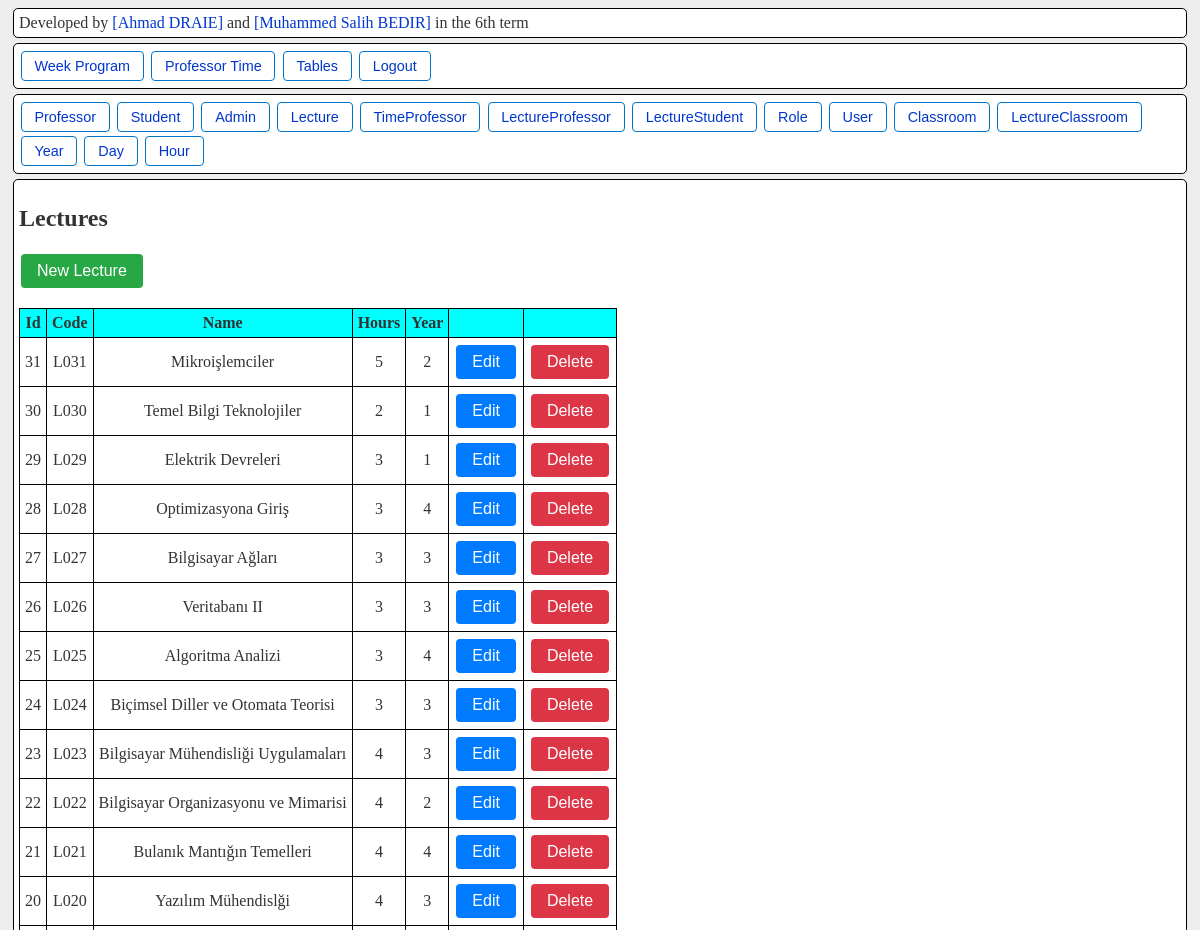
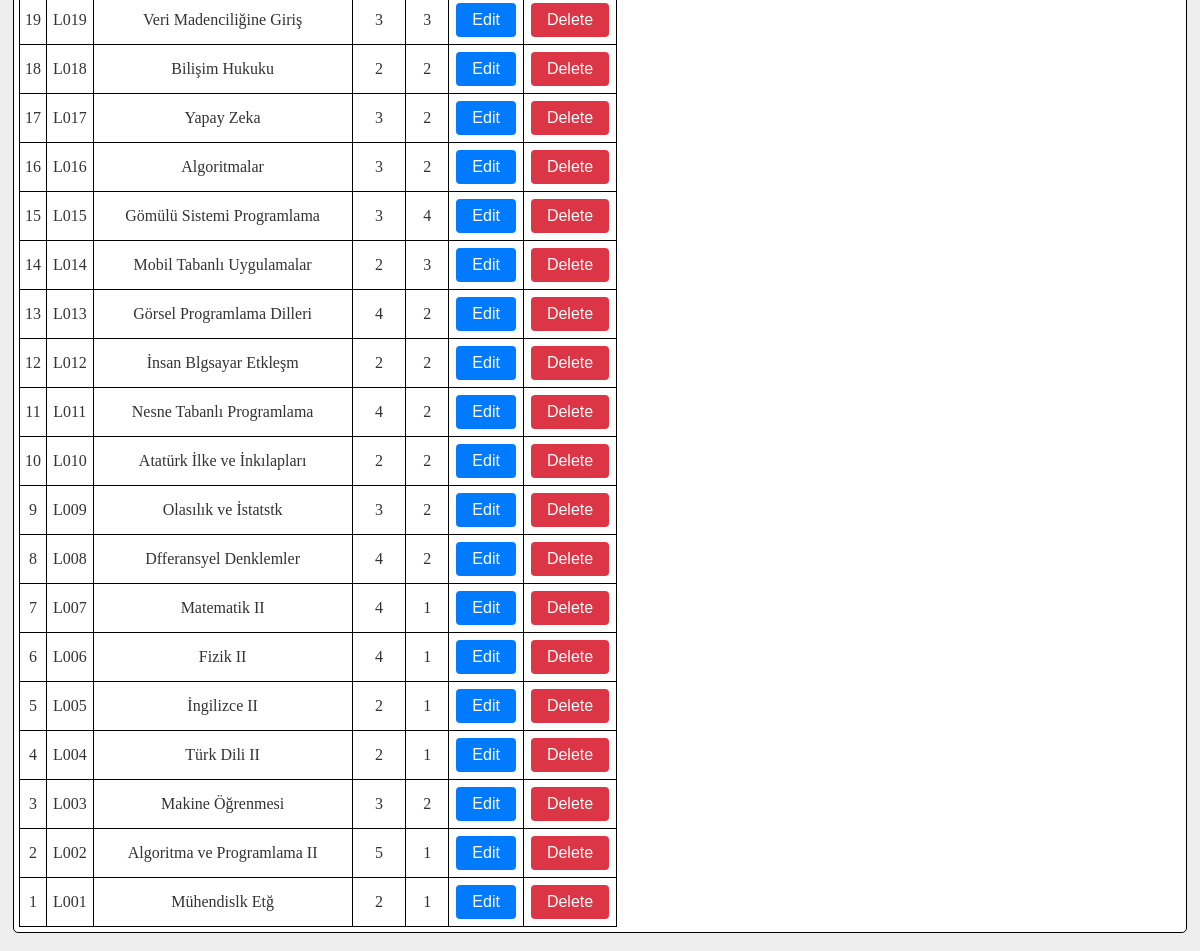
Page /table/lecture/ (signed in) on the committed database (2 pictures, top to bottom).
### models.py (models this page shows)
class Lecture(db.Model):
    id = db.Column(db.Integer, primary_key=True)
    code = db.Column(db.String, unique=True, nullable=False)
    name = db.Column(db.String, nullable=False)
    hours = db.Column(db.Integer, nullable=False)
    year = db.Column(db.Integer, nullable=False)

### routes/models.py (the view)
    @bp.route('/')
    @login_required
    def index():
        if current_user.role_id != 1:
            return "Unauthorized.", 401
        items = model.query.order_by(model.id.desc()).all()
        columns = get_columns(model)
        return render_template(
            f'{template_prefix}/list.html',
            items=items,
            model_name=name.capitalize(),
            columns=columns,
            used_models=used_models
        )

### app.py (called while the page is built)
@login_manager.user_loader
def load_user(user_id):
    return db.session.get(User, int(user_id))

### routes/models.py (called while the page is built)
def get_columns(model):
    return [
        column.name
        for column in model.__table__.columns
    ]

### templates/tables/list.html
{% extends 'tables/table_editor_base.html' %}
{% block content %}
  <h2>{{ model_name }}s</h2>
  <div>
    <a href="{{ url_for(request.endpoint.replace('.index', '.create')) }}">
      <button class="button-green">New {{ model_name }}</button>
    </a>
  </div>
  <br>
  {% if items %}
    <table>
      <thead>
        <tr>
          {% for col in columns %}
            <th>
              {% if col.endswith('_id') %}
                {{ col[:-3]|capitalize }}
              {% else %}
                {{ col|capitalize }}
              {% endif %}
            </th>
          {% endfor %}
          <th class="button-column"></th>
          <th class="button-column"></th>
        </tr>
      </thead>
      <tbody>
        {% for item in items %}
          <tr>
            {% for col in columns %}
              <td>
                {% if col.endswith('_id') %}
                  {% set obj = getattr(item, col[:-3]) %}
                  {% if obj.name is defined %}
                    {{ obj.name }}
                  {% else %}
                    {{ obj.id }}
                  {% endif %}
                {% else %}
                  {{ getattr(item, col) }}
                {% endif %}
            </td>
            {% endfor %}
            <td>
              <a href="{{ url_for(request.endpoint.replace('.index', '.edit'), id=item.id) }}">
                <button class="button-blue">Edit</button>
              </a>
            </td>
            <td>
              <a href="{{ url_for(request.endpoint.replace('.index', '.delete'), id=item.id) }}">
                <button
                  class="button-red"
                  onclick="return confirm('⚠️ Are you sure you want to do this?');"
                >Delete</button>
              </a>
            </td>
          </tr>
        {% endfor %}
      </tbody>
    </table>
  {% else %}
    <p>No {{ model_name|lower }}s defined yet.</p>
  {% endif %}
{% endblock %}

### static/style.css (style rules this page uses)
:root { --bg-color: #eee; --border-color: #ccc; --primary-color: #0077cc; --primary-light: #e6f4ff; --text-color: #333; --link-color: #0077cc; --link-color: #0036cc; --link-hover-bg: #e6f4ff; --selected-bg: #cce5ff; --break-bg: #f0f0f0; --area-bg: #fff; --row-even-bg: #f9f9f9; }
body { background-color: var(--bg-color); color: var(--text-color); }
table { border-collapse: collapse; }
td, tr, th { border: 1px solid black; padding: 5px; text-align: center; vertical-align: middle; }
tr th { background-color: aqua; }
button { margin: 2px; }

### static/crud_table.css (style rules this page uses)
div > a { text-decoration: none; }
.button-blue { background-color: #007bff; color: #fff; border: none; border-radius: 4px; padding: 0.5rem 1rem; font-size: 1rem; cursor: pointer; transition: background-color 0.2s ease; }
.button-green { background-color: #28a745; color: #fff; border: none; border-radius: 4px; padding: 0.5rem 1rem; font-size: 1rem; cursor: pointer; transition: background-color 0.2s ease; }
.button-red { background-color: #dc3545; color: #fff; border: none; border-radius: 4px; padding: 0.5rem 1rem; font-size: 1rem; cursor: pointer; transition: background-color 0.2s ease; }
.button-column { text-align: left; width: 0; }

### rows in the picture
Lecture: id "31" "L031" "Mikroişlemciler" "5" "2"
Lecture: id "30" "L030" "Temel Bilgi Teknolojiler" "2" "1"
Lecture: id "29" "L029" "Elektrik Devreleri" "3" "1"
Lecture: id "28" "L028" "Optimizasyona Giriş" "3" "4"
Lecture: id "27" "L027" "Bilgisayar Ağları" "3" "3"
Lecture: id "26" "L026" "Veritabanı II" "3" "3"
Lecture: id "25" "L025" "Algoritma Analizi" "3" "4"
Lecture: id "24" "L024" "Biçimsel Diller ve Otomata Teorisi" "3" "3"
Lecture: id "23" "L023" "Bilgisayar Mühendisliği Uygulamaları" "4" "3"
Lecture: id "22" "L022" "Bilgisayar Organizasyonu ve Mimarisi" "4" "2"
Lecture: id "21" "L021" "Bulanık Mantığın Temelleri" "4" "4"
Lecture: id "20" "L020" "Yazılım Mühendislği" "4" "3"
Lecture: id "19" "L019" "Veri Madenciliğine Giriş" "3" "3"
Lecture: id "18" "L018" "Bilişim Hukuku" "2" "2"
Lecture: id "17" "L017" "Yapay Zeka" "3" "2"
Lecture: id "16" "L016" "Algoritmalar" "3" "2"
Lecture: id "15" "L015" "Gömülü Sistemi Programlama" "3" "4"
Lecture: id "14" "L014" "Mobil Tabanlı Uygulamalar" "2" "3"
Lecture: id "13" "L013" "Görsel Programlama Dilleri" "4" "2"
Lecture: id "12" "L012" "İnsan Blgsayar Etkleşm" "2" "2"
Lecture: id "11" "L011" "Nesne Tabanlı Programlama" "4" "2"
Lecture: id "10" "L010" "Atatürk İlke ve İnkılapları" "2" "2"
Lecture: id "9" "L009" "Olasılık ve İstatstk" "3" "2"
Lecture: id "8" "L008" "Dfferansyel Denklemler" "4" "2"
Lecture: id "7" "L007" "Matematik II" "4" "1"
Lecture: id "6" "L006" "Fizik II" "4" "1"
Lecture: id "5" "L005" "İngilizce II" "2" "1"
Lecture: id "4" "L004" "Türk Dili II" "2" "1"
Lecture: id "3" "L003" "Makine Öğrenmesi" "3" "2"
Lecture: id "2" "L002" "Algoritma ve Programlama II" "5" "1"
Lecture: id "1" "L001" "Mühendislk Etğ" "2" "1"

### other values in the picture
{{ item.__name__ }} "Professor" "Student" "Admin" "Lecture" "TimeProfessor" "LectureProfessor" "LectureStudent" "Role" "User" "Classroom" "LectureClassroom" "Year" "Day" "Hour"
{{ model_name }} "Lecture"
{{ col|capitalize }} "Id" "Code" "Name" "Hours" "Year"
